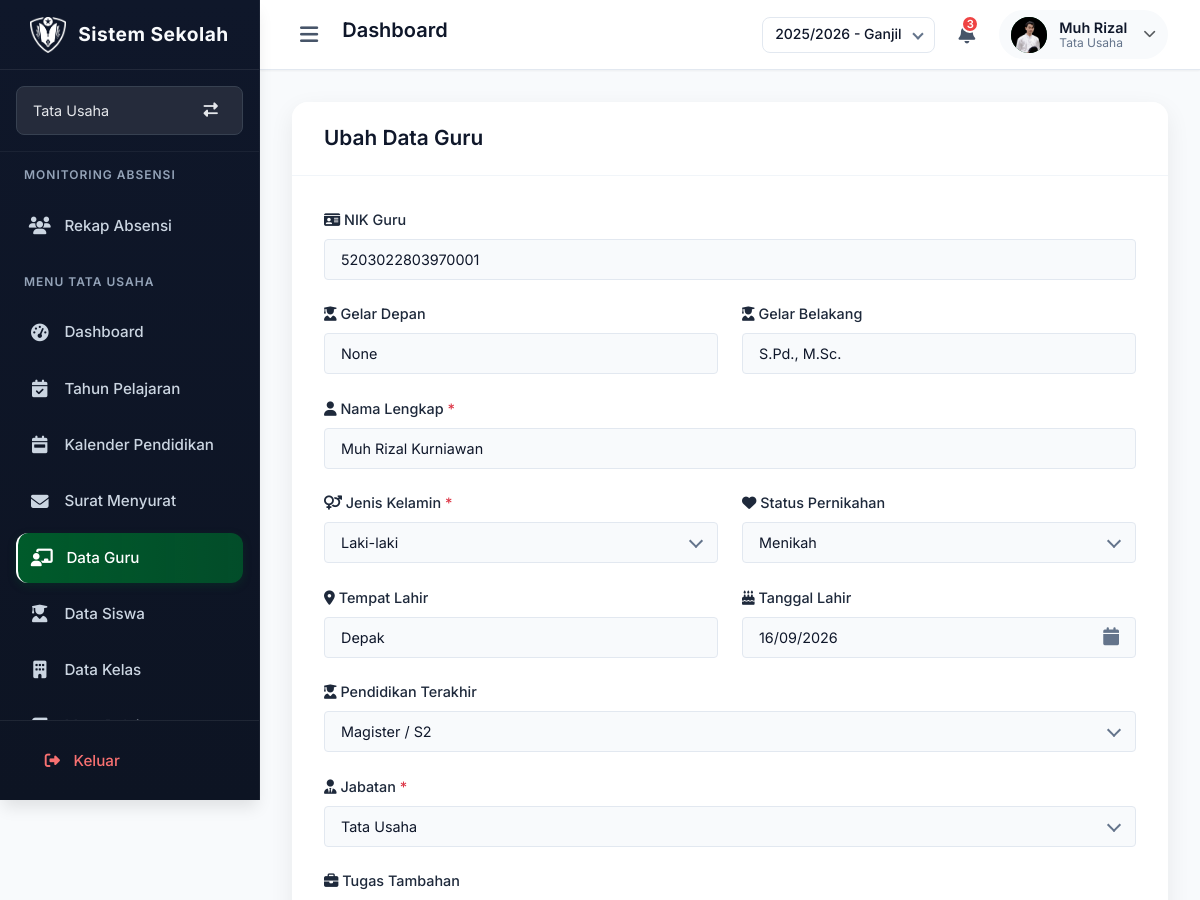
The page /guru/ubah/272896 (signed in, upper part) on the database as committed earlier.
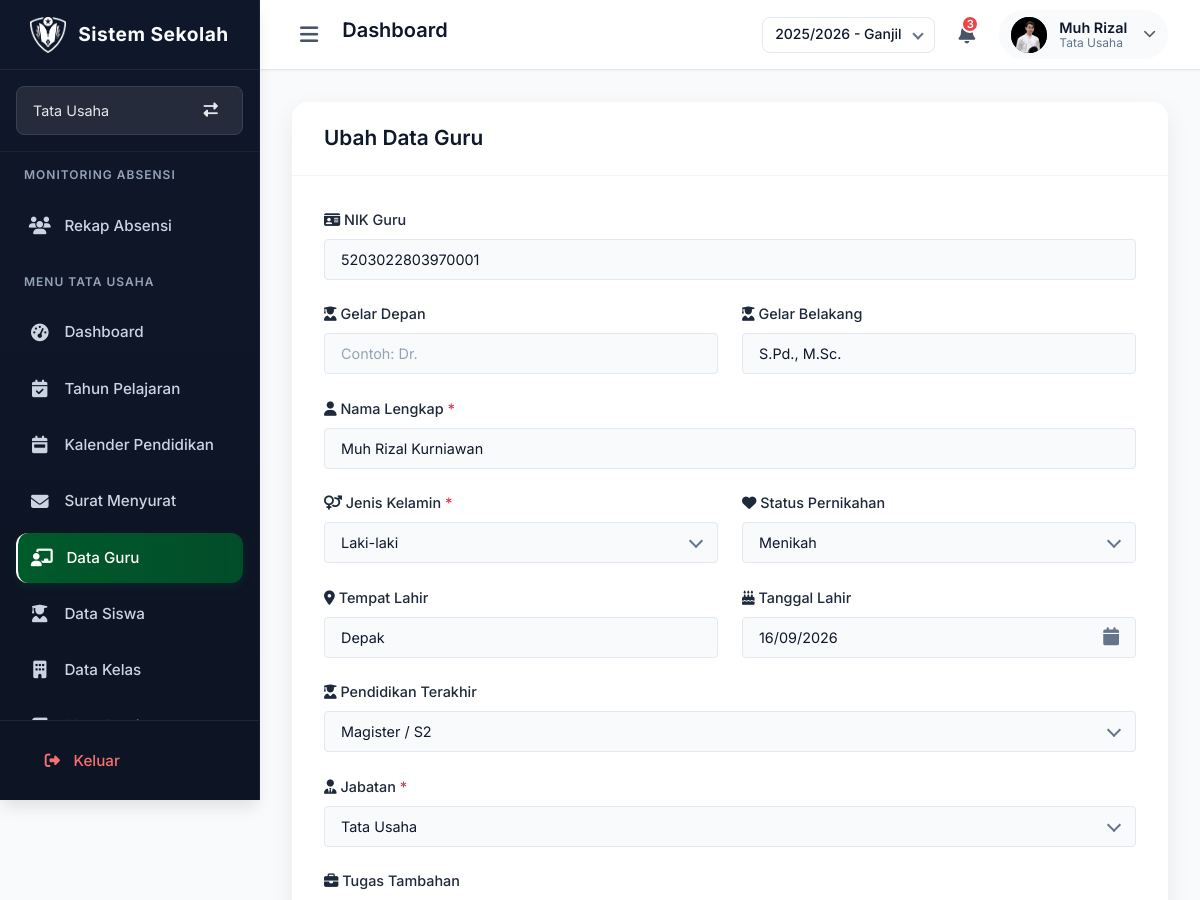
The same page on the database as committed later.
### models.py (models this page shows, shortened)
class Guru(db.Model):
    __tablename__ = 'guru'
    nip = db.Column(db.String(50), nullable=True)
    nik = db.Column(db.String(20), nullable=True)
    gelar_depan = db.Column(db.String(30), nullable=True)
    gelar_belakang = db.Column(db.String(50), nullable=True)
    pendidikan_terakhir = db.Column(db.String(10), nullable=True)
    status_pernikahan = db.Column(db.String(20), nullable=True)
    id = db.Column(db.String(6), primary_key=True, unique=True, nullable=False)
    nama = db.Column(db.String(100), nullable=False)
    jenis_kelamin = db.Column(db.String(20), nullable=False)
    tempat_lahir = db.Column(db.String(100))
    tanggal_lahir = db.Column(db.Date)
    jabatan = db.Column(db.String(50), nullable=False)
    tugas_tambahan = db.Column(db.Text)
    sertifikasi = db.Column(db.Boolean, default=False)
    status = db.Column(db.String(20), default='Aktif')
    no_hp = db.Column(db.String(20))
    email = db.Column(db.String(100), unique=True, nullable=True)
    alamat = db.Column(db.Text)
    dibuat_pada = db.Column(db.DateTime, default=datetime.utcnow)
    foto_profil = db.Column(db.String(255), nullable=True)
    akun = db.relationship('User', backref='guru', uselist=False)

### routes/sections/data_guru.py (the view, shortened to what this page needs)
@data_guru_bp.route('/ubah/<id>', methods=['GET', 'POST'])
def ubah_guru(id):
    if not session.get('logged_in'):
        return redirect(url_for('login.halaman_login'))
    if not bisa_kelola():
        flash("Anda tidak berhak mengubah data guru", "danger")
        return redirect(url_for('dashboard.index'))
    guru = Guru.query.get_or_404(id)
    return render_template('index.html',
        halaman_aktif=session.get('halaman_aktif', 'utama'),
        active_page='data_guru',
        sub_page='form_ubah',
        mode='ubah',
        guru=guru,
        daftar_tugas_konfig=DAFTAR_TUGAS,
        role=session.get('jabatan', ''),
        daftar_tugas_user=session.get('tugas_tambahan', '').split(',') if session.get('tugas_tambahan') else [],
        jabatan=session.get('jabatan', ''),
        tugas_tambahan=session.get('tugas_tambahan', ''),
        user={
            'jabatan': session.get('jabatan', ''),
            'tugas_tambahan': session.get('tugas_tambahan', '')
        },
        bisa_kelola=bisa_kelola(),
        bisa_hapus=bisa_hapus(),
        bisa_atur_akun=bisa_atur_akun()
    )

### app.py (called while the page is built)
@app.before_request
def atur_domain_sesi():
    host = request.host.lower()
    if host.endswith('.smpuhamzanwadi.sch.id'):
        app.config['SESSION_COOKIE_DOMAIN'] = ".smpuhamzanwadi.sch.id"
    else:
        app.config['SESSION_COOKIE_DOMAIN'] = None
        app.config['SESSION_COOKIE_PATH'] = "/"
        app.config['SESSION_COOKIE_HTTPONLY'] = True
        app.config['SESSION_COOKIE_SAMESITE'] = 'Lax'
        app.config['SESSION_COOKIE_SECURE'] = False

def nama_singkat_dropdown(nama_lengkap):
    if not nama_lengkap:
        return "Pengguna"
    nama_lengkap = nama_lengkap.strip()
    gelar_depan = r"^(Dr\.|Drg\.|Prof\.|Ir\.|Sdr\.|H\.|K\.H\.|Alm\.|Almh\.|Drs\.|M\.|Bpk\.|Ibu\.|Ny\.|Tn\.)\s+"
    gelar = ""
    nama_murni = nama_lengkap
    cocok = re.match(gelar_depan, nama_lengkap)
    if cocok:
        gelar = cocok.group(0)
        nama_murni = nama_lengkap[cocok.end():]
    kata = nama_murni.split()
    if not kata:
        return gelar + "Pengguna"
    kata1 = kata[0].strip(".,")
    if len(kata1) >= 4:
        nama_terambil = kata[0]
    else:
        nama_terambil = " ".join(kata[:2])
    return f"{gelar}{nama_terambil}"

### templates/index.html (shortened to what this page needs)
{% extends "layout.html" %}
{% block content %}
{% if active_page == "data_guru" and sub_page == "form_ubah" %}
    {% include "sections/form_guru.html" %}
{% endif %}
{% include 'components/surat.html' %}
{% endblock %}
{% block extra_css %}
    {% if active_page == "data_guru" %}
        <link rel="stylesheet" href="{{ url_for('static', filename='css/sections/data_guru.css') }}">
        {% if sub_page in ['form_tambah', 'form_ubah'] %}
        <link rel="stylesheet" href="{{ url_for('static', filename='css/sections/form_guru.css') }}">
        {% endif %}
    {% endif %}
{% endblock %}

### templates/components/header.html (shortened to what this page needs)
<header class="header">
  <div class="header-left">
    <button class="toggle-sidebar" id="toggleSidebar">
      <i class="fas fa-bars"></i>
    </button>
    <h2 class="page-title">Dashboard</h2>
  </div>
  <div class="header-right d-flex align-items-center gap-3">
    {% if g.sistem_mode != 'absensi' %}
    <div class="tahun-pemilih">
      <form action="{{ url_for('umum.ganti_tahun') }}" method="POST">
        <div class="custom-select">
        </div>
      </form>
    </div>
    {% endif %}
    <button class="notification-btn">
      <i class="fas fa-bell"></i>
      <span class="notification-badge">3</span>
    </button>
    <div class="user-profile" id="userProfileBtn">
      <div class="user-avatar">
        {% set nama_pengguna = session.get('user_name') or session.get('absensi_user_name', 'Pengguna') %}
        {% set foto = session.get('foto_profil') %}
        {% if foto %}
          <img src="{{ url_for('tampilkan_foto_profil', filename=foto) }}"
              alt="Foto Profil"
              onerror="this.style.display='none'; this.parentElement.innerHTML='{{ nama_pengguna | inisial_avatar }}';">
        {% else %}
          {{ nama_pengguna | inisial_avatar }}
        {% endif %}
      </div>
      <div class="user-info">
        <div class="user-name">
          {{ (session.get('user_name') or session.get('absensi_user_name', 'Pengguna')) | nama_singkat_dropdown }}
        </div>
        <div class="user-role">
          {% set aktif = session.get('halaman_aktif') | default('utama') %}
          {% if aktif == 'absensi' %}
            Guru
          {% elif aktif == 'bendahara' %}
            Bendahara
          {% elif aktif == 'admin_sistem' %}
            Admin Sistem
          {% elif aktif == 'wali_kelas' %}
            Wali Kelas
          {% elif aktif == 'waka_kurikulum' %}
            Waka Kurikulum
          {% elif aktif == 'waka_kesiswaan' %}
            Waka Kesiswaan
          {% elif aktif == 'pembina_ekskul' %}
            Pembina Ekstrakurikuler
          {% else %}
            {{ session.get('jabatan') or session.get('role', 'Pengguna Sistem') }}
          {% endif %}
        </div>
      </div>
      <i class="fas fa-chevron-down text-muted"></i>
    </div>
  </div>
</header>

### templates/sections/form_guru.html (shortened to what this page needs)
<div class="card form-wrapper">
    <div class="card-header">
        <h4>{{ 'Ubah Data Guru' if mode == 'ubah' else 'Tambah Data Guru' }}</h4>
    </div>
    <div class="card-body">
        <form method="POST" class="form-layout" enctype="multipart/form-data">
            <div class="form-group full">
                <label><i class="fa fa-id-card" aria-hidden="true"></i> NIK Guru</label>
                <input type="text" name="nik" class="form-input" placeholder="16 Digit NIK"
                        value="{{ (guru.nik) or '' }}"
                        pattern="[0-9]{16}"
                        title="NIK harus 16 digit angka"
                        oninput="this.value = this.value.replace(/[^0-9]/g, '')">
            </div>
            <div class="form-row">
                <div class="form-group half">
                    <label><i class="fas fa-user-graduate"></i> Gelar Depan</label>
                    <input type="text" name="gelar_depan" class="form-input" placeholder="Contoh: Dr."
                            value="{{ (guru.gelar_depan) or '' }}">
                </div>
                <div class="form-group half">
                    <label><i class="fas fa-user-graduate"></i> Gelar Belakang</label>
                    <input type="text" name="gelar_belakang" class="form-input" placeholder="Contoh: S.Pd., M.Pd."
                           value="{{ (guru.gelar_belakang) or '' }}">
                </div>
            </div>
            <div class="form-group full">
                <label><i class="fas fa-user"></i> Nama Lengkap <span class="text-danger">*</span></label>
                <input type="text" name="nama" class="form-input" placeholder="Nama Lengkap" required
                        value="{{ guru.nama if guru else '' }}">
            </div>
            <div class="form-row">
                <div class="form-group half">
                    <label><i class="fas fa-venus-mars"></i> Jenis Kelamin <span class="text-danger">*</span></label>
                    <div class="custom-select">
                    </div>
                </div>
                <div class="form-group half">
                    <label><i class="fas fa-heart"></i> Status Pernikahan</label>
                    <div class="custom-select">
                    </div>
                </div>
            </div>
            <div class="form-row">
                <div class="form-group half">
                    <label><i class="fas fa-map-marker-alt"></i> Tempat Lahir</label>
                    <input type="text" name="tempat_lahir" class="form-input"
                            value="{{ (guru.tempat_lahir) or '' }}">
                </div>
                <div class="form-group half">
                    <label><i class="fas fa-birthday-cake"></i> Tanggal Lahir</label>
                    <div class="custom-date">
                    </div>
                </div>
            </div>
            <div class="form-group full">
                <label><i class="fas fa-user-graduate"></i> Pendidikan Terakhir</label>
                <div class="custom-select">
                </div>
            </div>
            <div class="form-group full">
                <label><i class="fas fa-user-tie"></i> Jabatan <span class="text-danger">*</span></label>
                <div class="custom-select">
                </div>
            </div>
            <div class="form-group full">
                <label><i class="fas fa-briefcase"></i> Tugas Tambahan</label>
            </div>
        </form>
    </div>
</div>

Rows that differ between the two databases and show on the page:
changed Guru "S.Pd., M.Sc.": gelar_depan "None" → (not shown)
